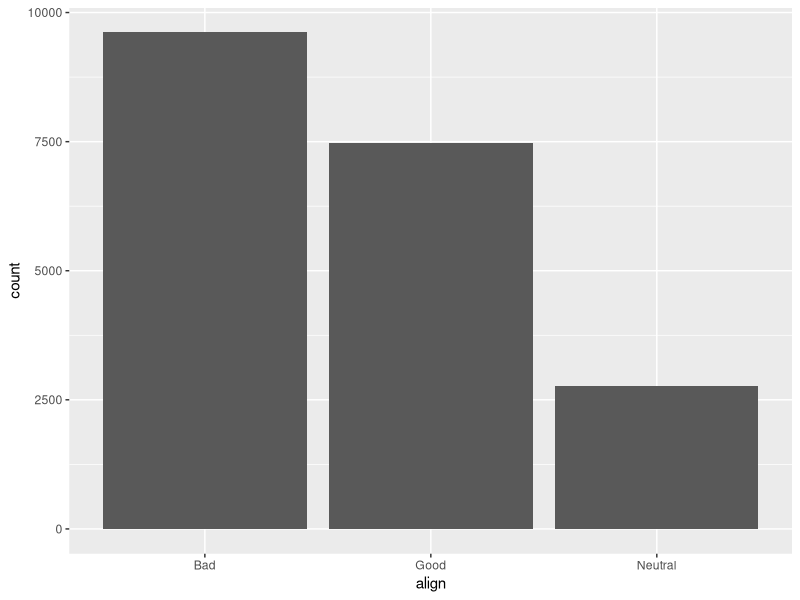
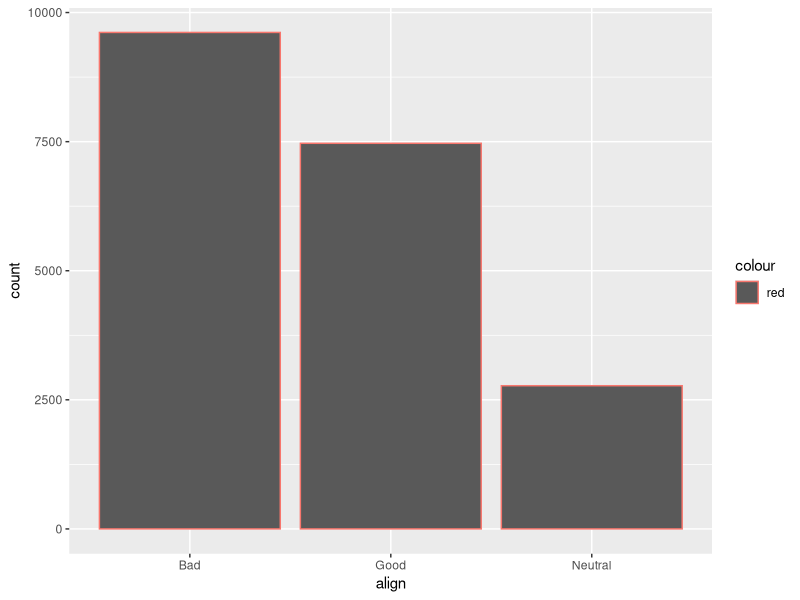
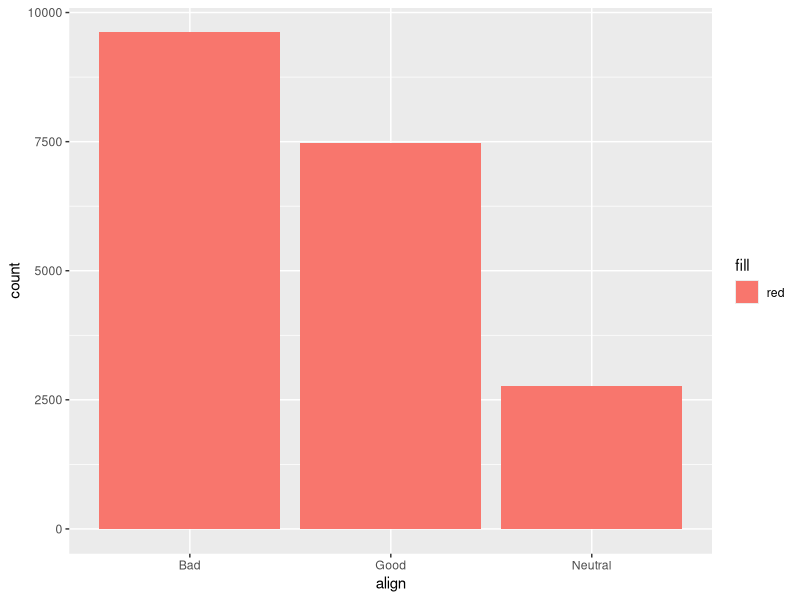
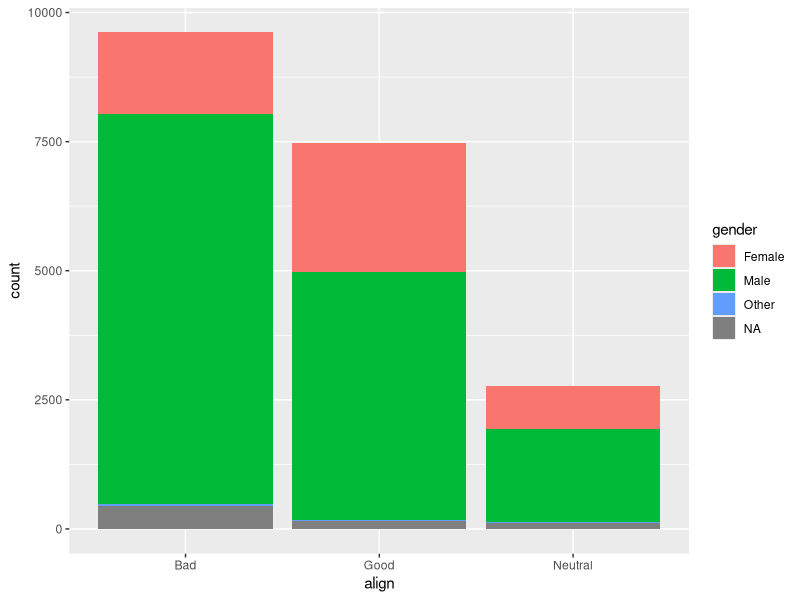
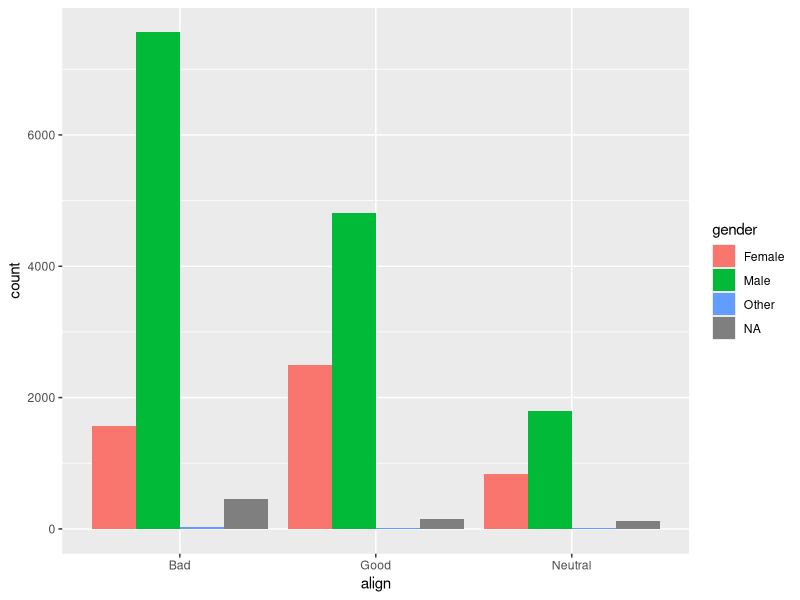

Write the R code that produced these figures, in order.
"
Create a new file: EDA with dplyr.R

Save the cominc.csv and copy paste

change the path \ with /
"

# Exploratory Data Analysis with dplyr
# Visualizations using ggplot

# Install the below libaries only once the frist time
# Load the libaries each time for a new R session 

install.packages("readr")
install.packages("ggplot2")
install.packages("dplyr")

library(readr)
library(ggplot2)
library(dplyr)

# Now read in the data and explore the dataset


comics =read.csv("Session 8/comics.csv" , stringsAsFactors=TRUE)

str(comics)

glimpse(comics)
'
######### Without stringsAsFactors=TRUE
Rows: 23,272
Columns: 11
$ name         <chr> "Spider-Man (Peter Parker)", "Captain America (Steven ...
$ id           <chr> "Secret", "Public", "Public", "Public", "No Dual", "Pu...
$ align        <chr> "Good", "Good", "Neutral", "Good", "Good", "Good", "Go...
$ eye          <chr> "Hazel Eyes", "Blue Eyes", "Blue Eyes", "Blue Eyes", "...
$ hair         <chr> "Brown Hair", "White Hair", "Black Hair", "Black Hair"...
$ gender       <chr> "Male", "Male", "Male", "Male", "Male", "Male", "Male"...
$ gsm          <chr> NA, NA, NA, NA, NA, NA, NA, NA, NA, NA, NA, NA, NA, NA...
$ alive        <chr> "Living Characters", "Living Characters", "Living Char...
$ appearances  <int> 4043, 3360, 3061, 2961, 2258, 2255, 2072, 2017, 1955, ...
$ first_appear <chr> "Aug-62", "Mar-41", "Oct-74", "Mar-63", "Nov-50", "Nov...
$ publisher    <chr> "marvel", "marvel", "marvel", "marvel", "marvel", "mar...
'

'
########## With stringsAsFactor=TRUE
Rows: 23,272
Columns: 11
$ name         <fct> Spider-Man (Peter Parker), Captain America (Steven Rog...
$ id           <fct> Secret, Public, Public, Public, No Dual, Public, Publi...
$ align        <fct> Good, Good, Neutral, Good, Good, Good, Good, Good, Neu...
$ eye          <fct> Hazel Eyes, Blue Eyes, Blue Eyes, Blue Eyes, Blue Eyes...
$ hair         <fct> Brown Hair, White Hair, Black Hair, Black Hair, Blond ...
$ gender       <fct> Male, Male, Male, Male, Male, Male, Male, Male, Male, ...
$ gsm          <fct> NA, NA, NA, NA, NA, NA, NA, NA, NA, NA, NA, NA, NA, NA...
$ alive        <fct> Living Characters, Living Characters, Living Character...
$ appearances  <int> 4043, 3360, 3061, 2961, 2258, 2255, 2072, 2017, 1955, ...
$ first_appear <fct> Aug-62, Mar-41, Oct-74, Mar-63, Nov-50, Nov-61, Nov-61...
$ publisher    <fct> marvel, marvel, marvel, marvel, marvel, marvel, marvel...
'
dim(comics)
View(head(comics,100))
str(comics$align)
str(comics$publisher)
unique(comics$publisher)
unique(comics$align)

summary(comics$align)

table(comics$align)

"
Notice that NAs are not considered as a value and Reformed criminals are very very few compared to otheres align value
"

# check the levels of the factor align
levels(comics$align)

"
Here also we notice that NAs are not considered as a level
"

# similarly explore the factor gender 
str(comics$gender)

unique(comics$gender)

summary(comics$gender)

table(comics$gender)

levels(comics$gender)


#-------------Contingency Table-------------#

"
Frequency tabel of two facto variables is called contingency table
"
table(comics$align,comics$gender)
View(table(comics$align,comics$gender))

"
                   Female Male Other
  Bad                  1573 7561    32
  Good                 2490 4809    17
  Neutral               836 1799    17
  Reformed Criminals      1    2     0
"

"
We observe that Reformed Criminals is neglible for the analysis compared 
to other alignments,so we can remove them RC and drop it as a level
"


#-----------------------Dropping Levels-----------------------# 
"
Since RC are negligible we can remove them from our analyisis
Removing a level a factore variable is called dropping a level

To drop a level you have to frist make the count zero for that factor value
"

# filter out the roes with align not equal to RC

comics=comics%>%
        filter(align !='Reformed Criminals')

dim(comics)
str(comics$align)
levels(comics$align)
table(comics$align)

comics=comics%>%
        filter(align !='Reformed Criminals')%>%
        droplevels()

table(comics$align)

table(comics$align,comics$gender)

"
As we can see from both the freq table of aling and contingency table that
Reformed Criminals is no longer a factor level
"

#----------------------Visualizations using ggplot----------------------#
"
Now, lets start with graphs
for now we'll just create graphs and try to understand them later that is which graph to when
"

# create a side by side bar chart for align
ggplot(comics,aes(x=align))+geom_bar()
ggplot(comics,aes(x=align, col="red"))+geom_bar()
ggplot(comics,aes(x=align, fill="red"))+geom_bar()

ggplot(comics,aes(x=align, fill=gender))+geom_bar()

ggplot(comics,aes(x=align, fill=gender))+geom_bar(position="dodge")